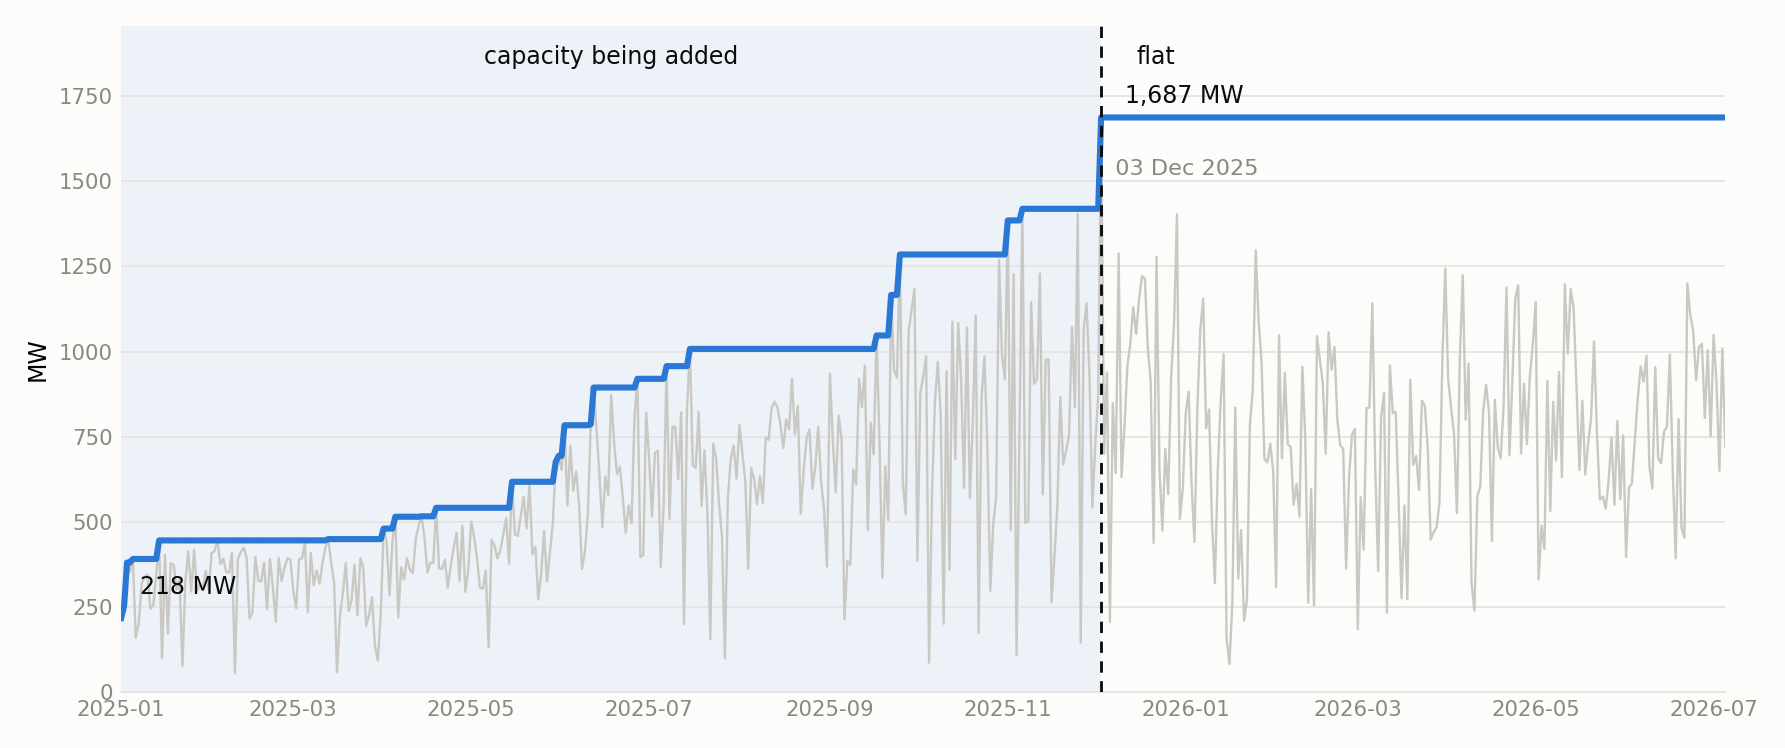

This figure's Python source:
"""When VIC battery capacity was added, 2025-2026.

Daily maximum discharge (grey) and the running maximum (blue). The running
maximum only moves when the fleet does something it could not do before, so the
date it stops moving is the date the build-out finished.

    python3 quick_findings/vic_battery_constraints/fleet_growth.py
"""
import numpy as np
import pandas as pd
import matplotlib as mpl
mpl.use("Agg")
import matplotlib.pyplot as plt

STEP_MW = 20.0     # a rise smaller than this is jitter, not new capacity
INK, MUTED, GRID, SURF = "#0b0b0b", "#8a8880", "#e6e5e1", "#fcfcfb"
BLUE, GREY = "#2a78d6", "#c9c8c2"

T = pd.read_parquet("data/preprocessed/hist/5min/net_dispatch_ren/table.parquet")
T.index = pd.to_datetime(T.index)
W = T.loc["2025-01-01":]
daily = W.battery_discharging.resample("D").max()
run = daily.cummax()

rises = run.index[run.diff().fillna(0.0) > STEP_MW]
end = rises[-1]                      # last time new capacity showed up
start = daily.index[0]

mpl.rcParams.update({"font.size": 10, "text.color": INK})
fig, ax = plt.subplots(figsize=(10.5, 4.4))
fig.patch.set_facecolor(SURF); ax.set_facecolor(SURF)

ax.axvspan(start, end, color=BLUE, alpha=0.07, lw=0, zorder=1)
ax.axvline(end, color=INK, lw=1.2, ls=(0, (4, 3)), zorder=5)

ax.plot(daily.index, daily.values, color=GREY, lw=1.0, zorder=2)
ax.plot(run.index, run.values, color=BLUE, lw=2.6, zorder=4)

top = daily.max() * 1.16
ax.annotate(f"{run.iloc[0]:,.0f} MW", xy=(start, run.iloc[0]),
            xytext=(8, 10), textcoords="offset points", fontsize=10, color=INK)
ax.annotate(f"{run.iloc[-1]:,.0f} MW", xy=(end, run.iloc[-1]),
            xytext=(10, 6), textcoords="offset points", fontsize=10, color=INK)
mid = start + (end - start) / 2
ax.text(mid, top * 0.97, "capacity being added", ha="center", va="top",
        fontsize=10, color=INK)
ax.text(end + pd.Timedelta(days=12), top * 0.97, "flat", ha="left", va="top",
        fontsize=10, color=INK)
ax.text(end, top * 0.80, f"  {end.strftime('%d %b %Y')}", ha="left", va="top",
        fontsize=9.5, color=MUTED)

ax.set_ylabel("MW")
ax.set_ylim(0, top)
ax.set_xlim(start, daily.index[-1])
ax.grid(axis="y", color=GRID, lw=0.8, zorder=0)
ax.tick_params(labelsize=9, colors=MUTED, length=0)
for s in ("top", "right", "left"):
    ax.spines[s].set_visible(False)
ax.spines["bottom"].set_color(GRID)
fig.tight_layout()
out = "quick_findings/vic_battery_constraints/fleet_growth.png"
fig.savefig(out, dpi=170, facecolor=SURF)
print("wrote", out)
print(f"build-out ends {end.date()}: {run.iloc[0]:,.0f} MW -> {run.iloc[-1]:,.0f} MW")
